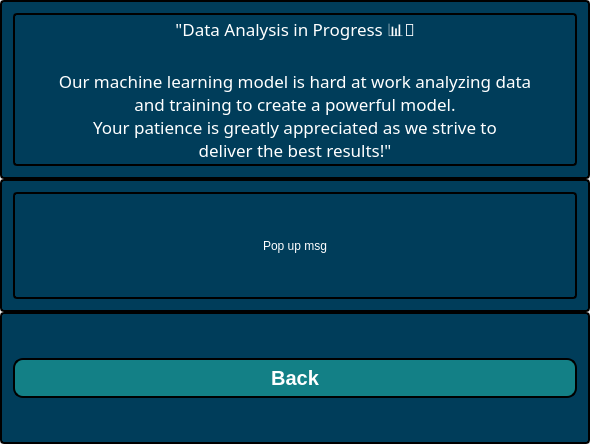
<?xml version="1.0" encoding="UTF-8"?>
<ui version="4.0">
 <class>MainWindow</class>
 <widget class="QMainWindow" name="MainWindow">
  <property name="geometry">
   <rect>
    <x>0</x>
    <y>0</y>
    <width>590</width>
    <height>444</height>
   </rect>
  </property>
  <property name="windowTitle">
   <string>MainWindow</string>
  </property>
  <widget class="QWidget" name="centralwidget">
   <property name="styleSheet">
    <string notr="true">QFrame, QLabel, QToolTip {
    border: 2px solid black;
    border-radius: 4px;
    padding: 2px;
    background-color:rgb(0, 61, 90) ;
	color: white;
}</string>
   </property>
   <layout class="QVBoxLayout" name="verticalLayout">
    <property name="spacing">
     <number>0</number>
    </property>
    <property name="leftMargin">
     <number>0</number>
    </property>
    <property name="topMargin">
     <number>0</number>
    </property>
    <property name="rightMargin">
     <number>0</number>
    </property>
    <property name="bottomMargin">
     <number>0</number>
    </property>
    <item>
     <widget class="QFrame" name="frame">
      <property name="frameShape">
       <enum>QFrame::StyledPanel</enum>
      </property>
      <property name="frameShadow">
       <enum>QFrame::Raised</enum>
      </property>
      <layout class="QVBoxLayout" name="verticalLayout_2">
       <item>
        <widget class="QLabel" name="label">
         <property name="font">
          <font>
           <family>Tw Cen MT</family>
           <pointsize>13</pointsize>
           <weight>50</weight>
           <bold>false</bold>
          </font>
         </property>
         <property name="text">
          <string>&quot;Data Analysis in Progress 📊🤖

Our machine learning model is hard at work analyzing data 
and training to create a powerful model. 
Your patience is greatly appreciated as we strive to 
deliver the best results!&quot;</string>
         </property>
         <property name="alignment">
          <set>Qt::AlignCenter</set>
         </property>
        </widget>
       </item>
      </layout>
     </widget>
    </item>
    <item>
     <widget class="QFrame" name="frame_2">
      <property name="frameShape">
       <enum>QFrame::StyledPanel</enum>
      </property>
      <property name="frameShadow">
       <enum>QFrame::Raised</enum>
      </property>
      <layout class="QVBoxLayout" name="verticalLayout_3">
       <item>
        <widget class="QLabel" name="label_2">
         <property name="text">
          <string>Pop up msg</string>
         </property>
         <property name="alignment">
          <set>Qt::AlignCenter</set>
         </property>
        </widget>
       </item>
      </layout>
     </widget>
    </item>
    <item>
     <widget class="QFrame" name="frame_3">
      <property name="frameShape">
       <enum>QFrame::StyledPanel</enum>
      </property>
      <property name="frameShadow">
       <enum>QFrame::Raised</enum>
      </property>
      <layout class="QVBoxLayout" name="verticalLayout_4">
       <item>
        <widget class="QPushButton" name="backButton">
         <property name="styleSheet">
          <string notr="true">	QPushButton {
	background-color: #138086;
    border-style: outset;
    border-width: 2px;
    border-radius: 10px;
    border-color: black;
    font: bold 20px;
    min-width: 10em;
    padding: 6px;
	color:rgb(255,255,255);
}
QPushButton:pressed {
	background-color:rgb(100,170,255)
}</string>
         </property>
         <property name="text">
          <string>Back</string>
         </property>
        </widget>
       </item>
      </layout>
     </widget>
    </item>
   </layout>
  </widget>
 </widget>
 <resources/>
 <connections/>
</ui>
